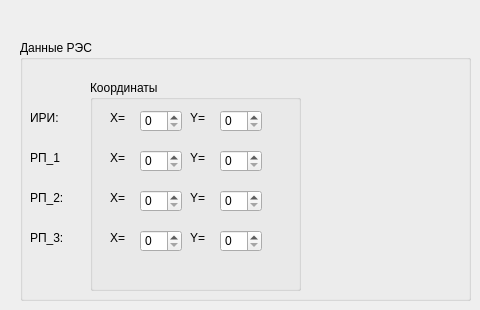
    <widget class="QWidget" name="page_2">
     <widget class="QGroupBox" name="groupBox_10">
      <property name="geometry">
       <rect>
        <x>20</x>
        <y>40</y>
        <width>451</width>
        <height>261</height>
       </rect>
      </property>
      <property name="title">
       <string>Данные РЭС</string>
      </property>
      <widget class="QLabel" name="label_56">
       <property name="geometry">
        <rect>
         <x>10</x>
         <y>70</y>
         <width>55</width>
         <height>16</height>
        </rect>
       </property>
       <property name="text">
        <string>ИРИ:</string>
       </property>
      </widget>
      <widget class="QLabel" name="label_57">
       <property name="geometry">
        <rect>
         <x>10</x>
         <y>110</y>
         <width>51</width>
         <height>16</height>
        </rect>
       </property>
       <property name="text">
        <string>PП_1</string>
       </property>
      </widget>
      <widget class="QLabel" name="label_58">
       <property name="geometry">
        <rect>
         <x>10</x>
         <y>150</y>
         <width>51</width>
         <height>16</height>
        </rect>
       </property>
       <property name="text">
        <string>РП_2:</string>
       </property>
      </widget>
      <widget class="QLabel" name="label_59">
       <property name="geometry">
        <rect>
         <x>10</x>
         <y>190</y>
         <width>51</width>
         <height>16</height>
        </rect>
       </property>
       <property name="text">
        <string>РП_3:</string>
       </property>
      </widget>
      <widget class="QGroupBox" name="groupBox_12">
       <property name="geometry">
        <rect>
         <x>70</x>
         <y>40</y>
         <width>211</width>
         <height>211</height>
        </rect>
       </property>
       <property name="title">
        <string>Координаты</string>
       </property>
       <widget class="QLabel" name="label_63">
        <property name="geometry">
         <rect>
          <x>20</x>
          <y>30</y>
          <width>55</width>
          <height>16</height>
         </rect>
        </property>
        <property name="text">
         <string>X=</string>
        </property>
        <property name="buddy">
         <cstring>spinBox_36</cstring>
        </property>
       </widget>
       <widget class="QSpinBox" name="spinBox_45">
        <property name="geometry">
         <rect>
          <x>50</x>
          <y>150</y>
          <width>42</width>
          <height>22</height>
         </rect>
        </property>
       </widget>
       <widget class="QSpinBox" name="spinBox_46">
        <property name="geometry">
         <rect>
          <x>50</x>
          <y>70</y>
          <width>42</width>
          <height>22</height>
         </rect>
        </property>
       </widget>
       <widget class="QLabel" name="label_64">
        <property name="geometry">
         <rect>
          <x>20</x>
          <y>70</y>
          <width>21</width>
          <height>16</height>
         </rect>
        </property>
        <property name="text">
         <string>X=</string>
        </property>
        <property name="buddy">
         <cstring>spinBox_30</cstring>
        </property>
       </widget>
       <widget class="QLabel" name="label_65">
        <property name="geometry">
         <rect>
          <x>20</x>
          <y>150</y>
          <width>21</width>
          <height>16</height>
         </rect>
        </property>
        <property name="text">
         <string>X=</string>
        </property>
        <property name="buddy">
         <cstring>spinBox_29</cstring>
        </property>
       </widget>
       <widget class="QLabel" name="label_66">
        <property name="geometry">
         <rect>
          <x>100</x>
          <y>150</y>
          <width>55</width>
          <height>16</height>
         </rect>
        </property>
        <property name="text">
         <string>Y=</string>
        </property>
        <property name="buddy">
         <cstring>spinBox_34</cstring>
        </property>
       </widget>
       <widget class="QSpinBox" name="spinBox_47">
        <property name="geometry">
         <rect>
          <x>50</x>
          <y>110</y>
          <width>42</width>
          <height>22</height>
         </rect>
        </property>
       </widget>
       <widget class="QLabel" name="label_67">
        <property name="geometry">
         <rect>
          <x>20</x>
          <y>110</y>
          <width>21</width>
          <height>16</height>
         </rect>
        </property>
        <property name="text">
         <string>X=</string>
        </property>
        <property name="buddy">
         <cstring>spinBox_31</cstring>
        </property>
       </widget>
       <widget class="QSpinBox" name="spinBox_48">
        <property name="geometry">
         <rect>
          <x>130</x>
          <y>70</y>
          <width>42</width>
          <height>22</height>
         </rect>
        </property>
       </widget>
       <widget class="QSpinBox" name="spinBox_49">
        <property name="geometry">
         <rect>
          <x>130</x>
          <y>30</y>
          <width>42</width>
          <height>22</height>
         </rect>
        </property>
       </widget>
       <widget class="QLabel" name="label_68">
        <property name="geometry">
         <rect>
          <x>100</x>
          <y>70</y>
          <width>51</width>
          <height>16</height>
         </rect>
        </property>
        <property name="text">
         <string>Y=</string>
        </property>
        <property name="buddy">
         <cstring>spinBox_32</cstring>
        </property>
       </widget>
       <widget class="QSpinBox" name="spinBox_50">
        <property name="geometry">
         <rect>
          <x>130</x>
          <y>150</y>
          <width>42</width>
          <height>22</height>
         </rect>
        </property>
       </widget>
       <widget class="QSpinBox" name="spinBox_51">
        <property name="geometry">
         <rect>
          <x>130</x>
          <y>110</y>
          <width>42</width>
          <height>22</height>
         </rect>
        </property>
       </widget>
       <widget class="QLabel" name="label_69">
        <property name="geometry">
         <rect>
          <x>100</x>
          <y>110</y>
          <width>55</width>
          <height>16</height>
         </rect>
        </property>
        <property name="text">
         <string>Y=</string>
        </property>
        <property name="buddy">
         <cstring>spinBox_35</cstring>
        </property>
       </widget>
       <widget class="QLabel" name="label_70">
        <property name="geometry">
         <rect>
          <x>100</x>
          <y>30</y>
          <width>55</width>
          <height>16</height>
         </rect>
        </property>
        <property name="text">
         <string>Y=</string>
        </property>
        <property name="buddy">
         <cstring>spinBox_33</cstring>
        </property>
       </widget>
       <widget class="QSpinBox" name="spinBox_52">
        <property name="geometry">
         <rect>
          <x>50</x>
          <y>30</y>
          <width>42</width>
          <height>22</height>
         </rect>
        </property>
       </widget>
      </widget>
     </widget>
    </widget>
